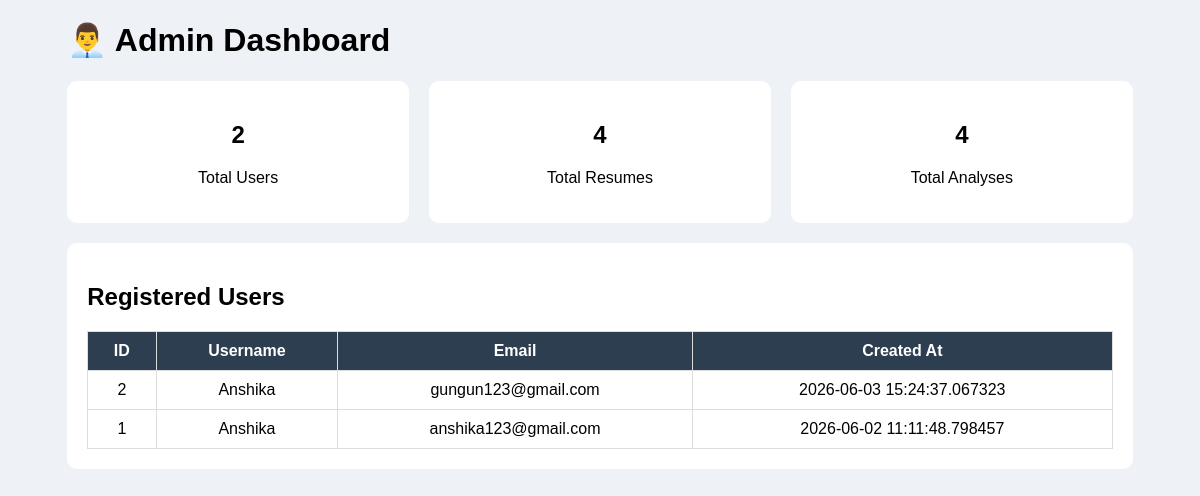
The page /admin (signed in) on the database its author committed.
### tables this page shows
CREATE TABLE users (
        id INTEGER PRIMARY KEY AUTOINCREMENT,
        username TEXT NOT NULL,
        email TEXT UNIQUE NOT NULL,
        password TEXT NOT NULL,
        created_at TEXT
    );

### app.py (the view)
@app.route("/admin")
def admin():
    if "user_id" not in session:
        return redirect("/login")
    return render_template(
        "admin.html",
        user_count=get_user_count(),
        resume_count=get_resume_count(),
        analysis_count=get_analysis_count(),
        users=get_all_users()
    )

### database.py (called while the page is built)
def get_connection():
    conn = sqlite3.connect(DB_NAME)
    conn.row_factory = sqlite3.Row
    return conn

def get_user_count():
    conn = get_connection()
    cursor = conn.cursor()
    cursor.execute("SELECT COUNT(*) FROM users")
    count = cursor.fetchone()[0]
    conn.close()
    return count

def get_resume_count():
    conn = get_connection()
    cursor = conn.cursor()
    cursor.execute("SELECT COUNT(*) FROM resumes")
    count = cursor.fetchone()[0]
    conn.close()
    return count

def get_analysis_count():
    conn = get_connection()
    cursor = conn.cursor()
    cursor.execute("SELECT COUNT(*) FROM analysis")
    count = cursor.fetchone()[0]
    conn.close()
    return count

def get_all_users():
    conn = get_connection()
    cursor = conn.cursor()
    cursor.execute("""
    SELECT
        id,
        username,
        email,
        created_at
    FROM users
    ORDER BY id DESC
    """)
    users = cursor.fetchall()
    conn.close()
    return users

### templates/admin.html (shortened to what this page needs)
<!DOCTYPE html>
<html>
<head>
</head>
<body>
<div class="container">
    <h1>👨‍💼 Admin Dashboard</h1>
    <div class="stats">
        <div class="box">
            <h2>{{ user_count }}</h2>
            <p>Total Users</p>
        </div>
        <div class="box">
            <h2>{{ resume_count }}</h2>
            <p>Total Resumes</p>
        </div>
        <div class="box">
            <h2>{{ analysis_count }}</h2>
            <p>Total Analyses</p>
        </div>
    </div>
    <div class="card">
        <h2>Registered Users</h2>
        <table>
            <tr>
                <th>ID</th>
                <th>Username</th>
                <th>Email</th>
                <th>Created At</th>
            </tr>
            {% for user in users %}
            <tr>
                <td>{{ user.id }}</td>
                <td>{{ user.username }}</td>
                <td>{{ user.email }}</td>
                <td>{{ user.created_at }}</td>
            </tr>
            {% endfor %}
        </table>
    </div>
</div>
</body>
</html>

### templates/admin.html (style rules this page uses)
body { font-family: Arial; background:#eef2f7; }
.container { width:90%; margin:auto; }
.card { background:white; padding:20px; margin-top:20px; border-radius:10px; }
table { width:100%; border-collapse:collapse; }
th,td { border:1px solid #ddd; padding:10px; text-align:center; }
th { background:#2c3e50; color:white; }
.stats { display:flex; gap:20px; }
.box { flex:1; background:white; padding:20px; text-align:center; border-radius:10px; }

### rows shown on the page
users: id "2", username "Anshika", email "gungun123@gmail.com", created_at "2026-06-03 15:24:37.067323"
users: id "1", username "Anshika", email "anshika123@gmail.com", created_at "2026-06-02 11:11:48.798457"

### other values the page prints
{{ user_count }} "2"
{{ resume_count }} "4"
{{ analysis_count }} "4"
